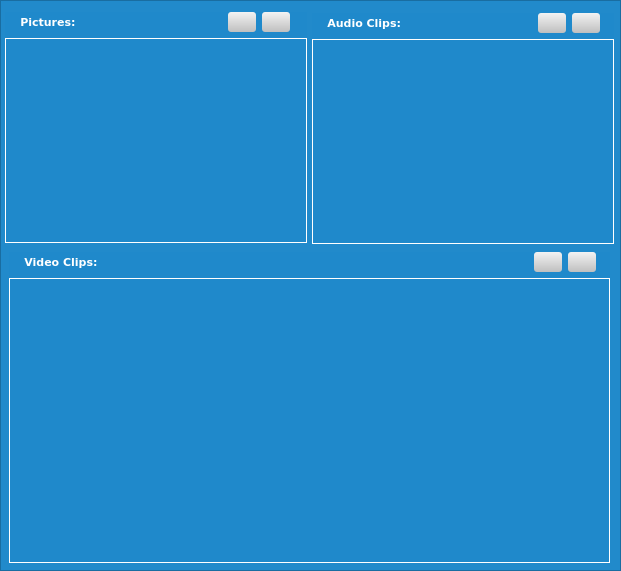
  <widget class="QFrame" name="frame">
   <property name="geometry">
    <rect>
     <x>10</x>
     <y>140</y>
     <width>621</width>
     <height>571</height>
    </rect>
   </property>
   <property name="styleSheet">
    <string notr="true">background-color: rgba(31, 138, 203, 230);</string>
   </property>
   <property name="frameShape">
    <enum>QFrame::StyledPanel</enum>
   </property>
   <property name="frameShadow">
    <enum>QFrame::Raised</enum>
   </property>
   <widget class="QWidget" name="layoutWidget">
    <property name="geometry">
     <rect>
      <x>5</x>
      <y>12</y>
      <width>302</width>
      <height>231</height>
     </rect>
    </property>
    <layout class="QVBoxLayout" name="verticalLayout_2">
     <item>
      <layout class="QHBoxLayout" name="horizontalLayout_8">
       <item>
        <widget class="QLabel" name="label_6">
         <property name="sizePolicy">
          <sizepolicy hsizetype="Preferred" vsizetype="Preferred">
           <horstretch>0</horstretch>
           <verstretch>0</verstretch>
          </sizepolicy>
         </property>
         <property name="minimumSize">
          <size>
           <width>100</width>
           <height>16</height>
          </size>
         </property>
         <property name="maximumSize">
          <size>
           <width>42</width>
           <height>16</height>
          </size>
         </property>
         <property name="font">
          <font>
           <family>Verdana</family>
           <pointsize>8</pointsize>
           <weight>75</weight>
           <bold>true</bold>
          </font>
         </property>
         <property name="styleSheet">
          <string notr="true">color:white
</string>
         </property>
         <property name="text">
          <string>    Pictures:</string>
         </property>
        </widget>
       </item>
       <item>
        <spacer name="horizontalSpacer_7">
         <property name="orientation">
          <enum>Qt::Horizontal</enum>
         </property>
         <property name="sizeHint" stdset="0">
          <size>
           <width>40</width>
           <height>20</height>
          </size>
         </property>
        </spacer>
       </item>
       <item>
        <widget class="QPushButton" name="addPicButton">
         <property name="minimumSize">
          <size>
           <width>15</width>
           <height>15</height>
          </size>
         </property>
         <property name="maximumSize">
          <size>
           <width>28</width>
           <height>25</height>
          </size>
         </property>
         <property name="styleSheet">
          <string notr="true">QPushButton {
background-color: qlineargradient(x1:0, y1:0, x2:0, y2:1, stop:0 rgba(243, 243, 243, 255), stop:1 rgba(191, 191, 191, 255));
border:none;
border-radius: 3px;
}

QPushButton:hover {
background-color: qlineargradient(x1:0, y1:0, x2:0, y2:1, stop:0 rgba(210, 243, 243, 255), stop:1 rgba(191, 191, 191, 255));
border:none;
border-radius: 3px;
}

QPushButton:pressed {
background-color: qlineargradient(x1:0, y1:0, x2:0, y2:1, stop:0 rgba(170, 243, 243, 255), stop:1 rgba(191, 191, 191, 255));
border:none;
border-radius: 3px;
}</string>
         </property>
         <property name="text">
          <string/>
         </property>
         <property name="icon">
          <iconset resource="resource.qrc">
           <normaloff>:/image/Images/add.png</normaloff>:/image/Images/add.png</iconset>
         </property>
        </widget>
       </item>
       <item>
        <widget class="QPushButton" name="deletePicButton">
         <property name="minimumSize">
          <size>
           <width>20</width>
           <height>20</height>
          </size>
         </property>
         <property name="maximumSize">
          <size>
           <width>28</width>
           <height>25</height>
          </size>
         </property>
         <property name="font">
          <font>
           <family>Verdana</family>
           <pointsize>8</pointsize>
          </font>
         </property>
         <property name="styleSheet">
          <string notr="true">QPushButton {
background-color: qlineargradient(x1:0, y1:0, x2:0, y2:1, stop:0 rgba(243, 243, 243, 255), stop:1 rgba(191, 191, 191, 255));
border:none;
border-radius: 3px;
}

QPushButton:hover {
background-color: qlineargradient(x1:0, y1:0, x2:0, y2:1, stop:0 rgba(210, 243, 243, 255), stop:1 rgba(191, 191, 191, 255));
border:none;
border-radius: 3px;
}

QPushButton:pressed {
background-color: qlineargradient(x1:0, y1:0, x2:0, y2:1, stop:0 rgba(170, 243, 243, 255), stop:1 rgba(191, 191, 191, 255));
border:none;
border-radius: 3px;
}</string>
         </property>
         <property name="text">
          <string/>
         </property>
         <property name="icon">
          <iconset resource="resource.qrc">
           <normaloff>:/image/Images/remove.png</normaloff>:/image/Images/remove.png</iconset>
         </property>
         <property name="shortcut">
          <string/>
         </property>
         <property name="flat">
          <bool>false</bool>
         </property>
        </widget>
       </item>
       <item>
        <spacer name="horizontalSpacer_8">
         <property name="orientation">
          <enum>Qt::Horizontal</enum>
         </property>
         <property name="sizeType">
          <enum>QSizePolicy::Fixed</enum>
         </property>
         <property name="sizeHint" stdset="0">
          <size>
           <width>17</width>
           <height>20</height>
          </size>
         </property>
        </spacer>
       </item>
      </layout>
     </item>
     <item>
      <widget class="QTableView" name="picTableView">
       <property name="sizePolicy">
        <sizepolicy hsizetype="Expanding" vsizetype="Expanding">
         <horstretch>0</horstretch>
         <verstretch>0</verstretch>
        </sizepolicy>
       </property>
       <property name="minimumSize">
        <size>
         <width>300</width>
         <height>0</height>
        </size>
       </property>
       <property name="maximumSize">
        <size>
         <width>16777215</width>
         <height>16777215</height>
        </size>
       </property>
       <property name="font">
        <font>
         <family>Verdana</family>
         <pointsize>8</pointsize>
        </font>
       </property>
       <property name="styleSheet">
        <string notr="true"> QTableView {
     border: 1px solid rgb(255, 255, 255);
	color: rgb(255, 255, 255);
}</string>
       </property>
       <property name="horizontalScrollBarPolicy">
        <enum>Qt::ScrollBarAlwaysOff</enum>
       </property>
       <property name="editTriggers">
        <set>QAbstractItemView::AllEditTriggers</set>
       </property>
       <property name="alternatingRowColors">
        <bool>false</bool>
       </property>
       <property name="selectionMode">
        <enum>QAbstractItemView::ExtendedSelection</enum>
       </property>
       <property name="selectionBehavior">
        <enum>QAbstractItemView::SelectRows</enum>
       </property>
       <property name="sortingEnabled">
        <bool>true</bool>
       </property>
       <attribute name="horizontalHeaderCascadingSectionResizes">
        <bool>false</bool>
       </attribute>
       <attribute name="horizontalHeaderStretchLastSection">
        <bool>true</bool>
       </attribute>
       <attribute name="verticalHeaderCascadingSectionResizes">
        <bool>true</bool>
       </attribute>
       <attribute name="verticalHeaderDefaultSectionSize">
        <number>25</number>
       </attribute>
       <attribute name="verticalHeaderShowSortIndicator" stdset="0">
        <bool>false</bool>
       </attribute>
       <attribute name="verticalHeaderStretchLastSection">
        <bool>false</bool>
       </attribute>
      </widget>
     </item>
    </layout>
   </widget>
   <widget class="QWidget" name="layoutWidget">
    <property name="geometry">
     <rect>
      <x>312</x>
      <y>13</y>
      <width>302</width>
      <height>231</height>
     </rect>
    </property>
    <layout class="QVBoxLayout" name="verticalLayout_4">
     <item>
      <layout class="QHBoxLayout" name="horizontalLayout_10">
       <item>
        <widget class="QLabel" name="label_8">
         <property name="sizePolicy">
          <sizepolicy hsizetype="Preferred" vsizetype="Preferred">
           <horstretch>0</horstretch>
           <verstretch>0</verstretch>
          </sizepolicy>
         </property>
         <property name="minimumSize">
          <size>
           <width>100</width>
           <height>16</height>
          </size>
         </property>
         <property name="maximumSize">
          <size>
           <width>42</width>
           <height>16</height>
          </size>
         </property>
         <property name="font">
          <font>
           <family>Verdana</family>
           <pointsize>8</pointsize>
           <weight>75</weight>
           <bold>true</bold>
          </font>
         </property>
         <property name="styleSheet">
          <string notr="true">color:white
</string>
         </property>
         <property name="text">
          <string>    Audio Clips:</string>
         </property>
        </widget>
       </item>
       <item>
        <spacer name="horizontalSpacer_11">
         <property name="orientation">
          <enum>Qt::Horizontal</enum>
         </property>
         <property name="sizeHint" stdset="0">
          <size>
           <width>115</width>
           <height>17</height>
          </size>
         </property>
        </spacer>
       </item>
       <item>
        <widget class="QPushButton" name="addAudioButton">
         <property name="minimumSize">
          <size>
           <width>15</width>
           <height>15</height>
          </size>
         </property>
         <property name="maximumSize">
          <size>
           <width>28</width>
           <height>25</height>
          </size>
         </property>
         <property name="styleSheet">
          <string notr="true">QPushButton {
background-color: qlineargradient(x1:0, y1:0, x2:0, y2:1, stop:0 rgba(243, 243, 243, 255), stop:1 rgba(191, 191, 191, 255));
border:none;
border-radius: 3px;
}

QPushButton:hover {
background-color: qlineargradient(x1:0, y1:0, x2:0, y2:1, stop:0 rgba(210, 243, 243, 255), stop:1 rgba(191, 191, 191, 255));
border:none;
border-radius: 3px;
}

QPushButton:pressed {
background-color: qlineargradient(x1:0, y1:0, x2:0, y2:1, stop:0 rgba(170, 243, 243, 255), stop:1 rgba(191, 191, 191, 255));
border:none;
border-radius: 3px;
}</string>
         </property>
         <property name="text">
          <string/>
         </property>
         <property name="icon">
          <iconset resource="resource.qrc">
           <normaloff>:/image/Images/add.png</normaloff>:/image/Images/add.png</iconset>
         </property>
        </widget>
       </item>
       <item>
        <widget class="QPushButton" name="deleteAudioButton">
         <property name="minimumSize">
          <size>
           <width>20</width>
           <height>20</height>
          </size>
         </property>
         <property name="maximumSize">
          <size>
           <width>28</width>
           <height>25</height>
          </size>
         </property>
         <property name="font">
          <font>
           <family>Verdana</family>
           <pointsize>8</pointsize>
          </font>
         </property>
         <property name="styleSheet">
          <string notr="true">QPushButton {
background-color: qlineargradient(x1:0, y1:0, x2:0, y2:1, stop:0 rgba(243, 243, 243, 255), stop:1 rgba(191, 191, 191, 255));
border:none;
border-radius: 3px;
}

QPushButton:hover {
background-color: qlineargradient(x1:0, y1:0, x2:0, y2:1, stop:0 rgba(210, 243, 243, 255), stop:1 rgba(191, 191, 191, 255));
border:none;
border-radius: 3px;
}

QPushButton:pressed {
background-color: qlineargradient(x1:0, y1:0, x2:0, y2:1, stop:0 rgba(170, 243, 243, 255), stop:1 rgba(191, 191, 191, 255));
border:none;
border-radius: 3px;
}</string>
         </property>
         <property name="text">
          <string/>
         </property>
         <property name="icon">
          <iconset resource="resource.qrc">
           <normaloff>:/image/Images/remove.png</normaloff>:/image/Images/remove.png</iconset>
         </property>
         <property name="shortcut">
          <string/>
         </property>
         <property name="flat">
          <bool>false</bool>
         </property>
        </widget>
       </item>
       <item>
        <spacer name="horizontalSpacer_12">
         <property name="orientation">
          <enum>Qt::Horizontal</enum>
         </property>
         <property name="sizeType">
          <enum>QSizePolicy::Fixed</enum>
         </property>
         <property name="sizeHint" stdset="0">
          <size>
           <width>14</width>
           <height>17</height>
          </size>
         </property>
        </spacer>
       </item>
      </layout>
     </item>
     <item>
      <widget class="QTableView" name="audioTableView">
       <property name="sizePolicy">
        <sizepolicy hsizetype="Expanding" vsizetype="Expanding">
         <horstretch>0</horstretch>
         <verstretch>0</verstretch>
        </sizepolicy>
       </property>
       <property name="minimumSize">
        <size>
         <width>300</width>
         <height>0</height>
        </size>
       </property>
       <property name="maximumSize">
        <size>
         <width>16777215</width>
         <height>16777215</height>
        </size>
       </property>
       <property name="font">
        <font>
         <family>Verdana</family>
         <pointsize>8</pointsize>
        </font>
       </property>
       <property name="styleSheet">
        <string notr="true"> QTableView {
     border: 1px solid rgb(255, 255, 255);
	color: rgb(255, 255, 255);
}</string>
       </property>
       <property name="horizontalScrollBarPolicy">
        <enum>Qt::ScrollBarAlwaysOff</enum>
       </property>
       <property name="editTriggers">
        <set>QAbstractItemView::AllEditTriggers</set>
       </property>
       <property name="alternatingRowColors">
        <bool>false</bool>
       </property>
       <property name="selectionMode">
        <enum>QAbstractItemView::ExtendedSelection</enum>
       </property>
       <property name="selectionBehavior">
        <enum>QAbstractItemView::SelectRows</enum>
       </property>
       <property name="sortingEnabled">
        <bool>true</bool>
       </property>
       <attribute name="horizontalHeaderCascadingSectionResizes">
        <bool>false</bool>
       </attribute>
       <attribute name="horizontalHeaderStretchLastSection">
        <bool>true</bool>
       </attribute>
       <attribute name="verticalHeaderCascadingSectionResizes">
        <bool>true</bool>
       </attribute>
       <attribute name="verticalHeaderDefaultSectionSize">
        <number>25</number>
       </attribute>
       <attribute name="verticalHeaderShowSortIndicator" stdset="0">
        <bool>false</bool>
       </attribute>
       <attribute name="verticalHeaderStretchLastSection">
        <bool>false</bool>
       </attribute>
      </widget>
     </item>
    </layout>
   </widget>
   <widget class="QWidget" name="layoutWidget">
    <property name="geometry">
     <rect>
      <x>9</x>
      <y>252</y>
      <width>601</width>
      <height>311</height>
     </rect>
    </property>
    <layout class="QVBoxLayout" name="verticalLayout_3">
     <item>
      <layout class="QHBoxLayout" name="horizontalLayout_9">
       <item>
        <widget class="QLabel" name="label_7">
         <property name="sizePolicy">
          <sizepolicy hsizetype="Preferred" vsizetype="Preferred">
           <horstretch>0</horstretch>
           <verstretch>0</verstretch>
          </sizepolicy>
         </property>
         <property name="minimumSize">
          <size>
           <width>100</width>
           <height>16</height>
          </size>
         </property>
         <property name="maximumSize">
          <size>
           <width>42</width>
           <height>16</height>
          </size>
         </property>
         <property name="font">
          <font>
           <family>Verdana</family>
           <pointsize>8</pointsize>
           <weight>75</weight>
           <bold>true</bold>
          </font>
         </property>
         <property name="styleSheet">
          <string notr="true">color:white
</string>
         </property>
         <property name="text">
          <string>    Video Clips:</string>
         </property>
        </widget>
       </item>
       <item>
        <spacer name="horizontalSpacer_9">
         <property name="orientation">
          <enum>Qt::Horizontal</enum>
         </property>
         <property name="sizeHint" stdset="0">
          <size>
           <width>115</width>
           <height>17</height>
          </size>
         </property>
        </spacer>
       </item>
       <item>
        <widget class="QPushButton" name="addVideoButton">
         <property name="minimumSize">
          <size>
           <width>15</width>
           <height>15</height>
          </size>
         </property>
         <property name="maximumSize">
          <size>
           <width>28</width>
           <height>25</height>
          </size>
         </property>
         <property name="styleSheet">
          <string notr="true">QPushButton {
background-color: qlineargradient(x1:0, y1:0, x2:0, y2:1, stop:0 rgba(243, 243, 243, 255), stop:1 rgba(191, 191, 191, 255));
border:none;
border-radius: 3px;
}

QPushButton:hover {
background-color: qlineargradient(x1:0, y1:0, x2:0, y2:1, stop:0 rgba(210, 243, 243, 255), stop:1 rgba(191, 191, 191, 255));
border:none;
border-radius: 3px;
}

QPushButton:pressed {
background-color: qlineargradient(x1:0, y1:0, x2:0, y2:1, stop:0 rgba(170, 243, 243, 255), stop:1 rgba(191, 191, 191, 255));
border:none;
border-radius: 3px;
}</string>
         </property>
         <property name="text">
          <string/>
         </property>
         <property name="icon">
          <iconset resource="resource.qrc">
           <normaloff>:/image/Images/add.png</normaloff>:/image/Images/add.png</iconset>
         </property>
        </widget>
       </item>
       <item>
        <widget class="QPushButton" name="deleteVideoButton">
         <property name="minimumSize">
          <size>
           <width>20</width>
           <height>20</height>
          </size>
         </property>
         <property name="maximumSize">
          <size>
           <width>28</width>
           <height>25</height>
          </size>
         </property>
         <property name="font">
          <font>
           <family>Verdana</family>
           <pointsize>8</pointsize>
          </font>
         </property>
         <property name="styleSheet">
          <string notr="true">QPushButton {
background-color: qlineargradient(x1:0, y1:0, x2:0, y2:1, stop:0 rgba(243, 243, 243, 255), stop:1 rgba(191, 191, 191, 255));
border:none;
border-radius: 3px;
}

QPushButton:hover {
background-color: qlineargradient(x1:0, y1:0, x2:0, y2:1, stop:0 rgba(210, 243, 243, 255), stop:1 rgba(191, 191, 191, 255));
border:none;
border-radius: 3px;
}

QPushButton:pressed {
background-color: qlineargradient(x1:0, y1:0, x2:0, y2:1, stop:0 rgba(170, 243, 243, 255), stop:1 rgba(191, 191, 191, 255));
border:none;
border-radius: 3px;
}</string>
         </property>
         <property name="text">
          <string/>
         </property>
         <property name="icon">
          <iconset resource="resource.qrc">
           <normaloff>:/image/Images/remove.png</normaloff>:/image/Images/remove.png</iconset>
         </property>
         <property name="shortcut">
          <string/>
         </property>
         <property name="flat">
          <bool>false</bool>
         </property>
        </widget>
       </item>
       <item>
        <spacer name="horizontalSpacer_10">
         <property name="orientation">
          <enum>Qt::Horizontal</enum>
         </property>
         <property name="sizeType">
          <enum>QSizePolicy::Fixed</enum>
         </property>
         <property name="sizeHint" stdset="0">
          <size>
           <width>14</width>
           <height>17</height>
          </size>
         </property>
        </spacer>
       </item>
      </layout>
     </item>
     <item>
      <widget class="QTableView" name="videoTableView">
       <property name="sizePolicy">
        <sizepolicy hsizetype="Expanding" vsizetype="Expanding">
         <horstretch>0</horstretch>
         <verstretch>0</verstretch>
        </sizepolicy>
       </property>
       <property name="minimumSize">
        <size>
         <width>300</width>
         <height>0</height>
        </size>
       </property>
       <property name="maximumSize">
        <size>
         <width>16777215</width>
         <height>16777215</height>
        </size>
       </property>
       <property name="font">
        <font>
         <family>Verdana</family>
         <pointsize>8</pointsize>
        </font>
       </property>
       <property name="styleSheet">
        <string notr="true"> QTableView {
     border: 1px solid rgb(255, 255, 255);
	color: rgb(255, 255, 255);
}</string>
       </property>
       <property name="horizontalScrollBarPolicy">
        <enum>Qt::ScrollBarAlwaysOff</enum>
       </property>
       <property name="editTriggers">
        <set>QAbstractItemView::AllEditTriggers</set>
       </property>
       <property name="alternatingRowColors">
        <bool>false</bool>
       </property>
       <property name="selectionMode">
        <enum>QAbstractItemView::ExtendedSelection</enum>
       </property>
       <property name="selectionBehavior">
        <enum>QAbstractItemView::SelectRows</enum>
       </property>
       <property name="sortingEnabled">
        <bool>true</bool>
       </property>
       <attribute name="horizontalHeaderCascadingSectionResizes">
        <bool>false</bool>
       </attribute>
       <attribute name="horizontalHeaderStretchLastSection">
        <bool>true</bool>
       </attribute>
       <attribute name="verticalHeaderCascadingSectionResizes">
        <bool>true</bool>
       </attribute>
       <attribute name="verticalHeaderDefaultSectionSize">
        <number>25</number>
       </attribute>
       <attribute name="verticalHeaderShowSortIndicator" stdset="0">
        <bool>false</bool>
       </attribute>
       <attribute name="verticalHeaderStretchLastSection">
        <bool>false</bool>
       </attribute>
      </widget>
     </item>
    </layout>
   </widget>
  </widget>
